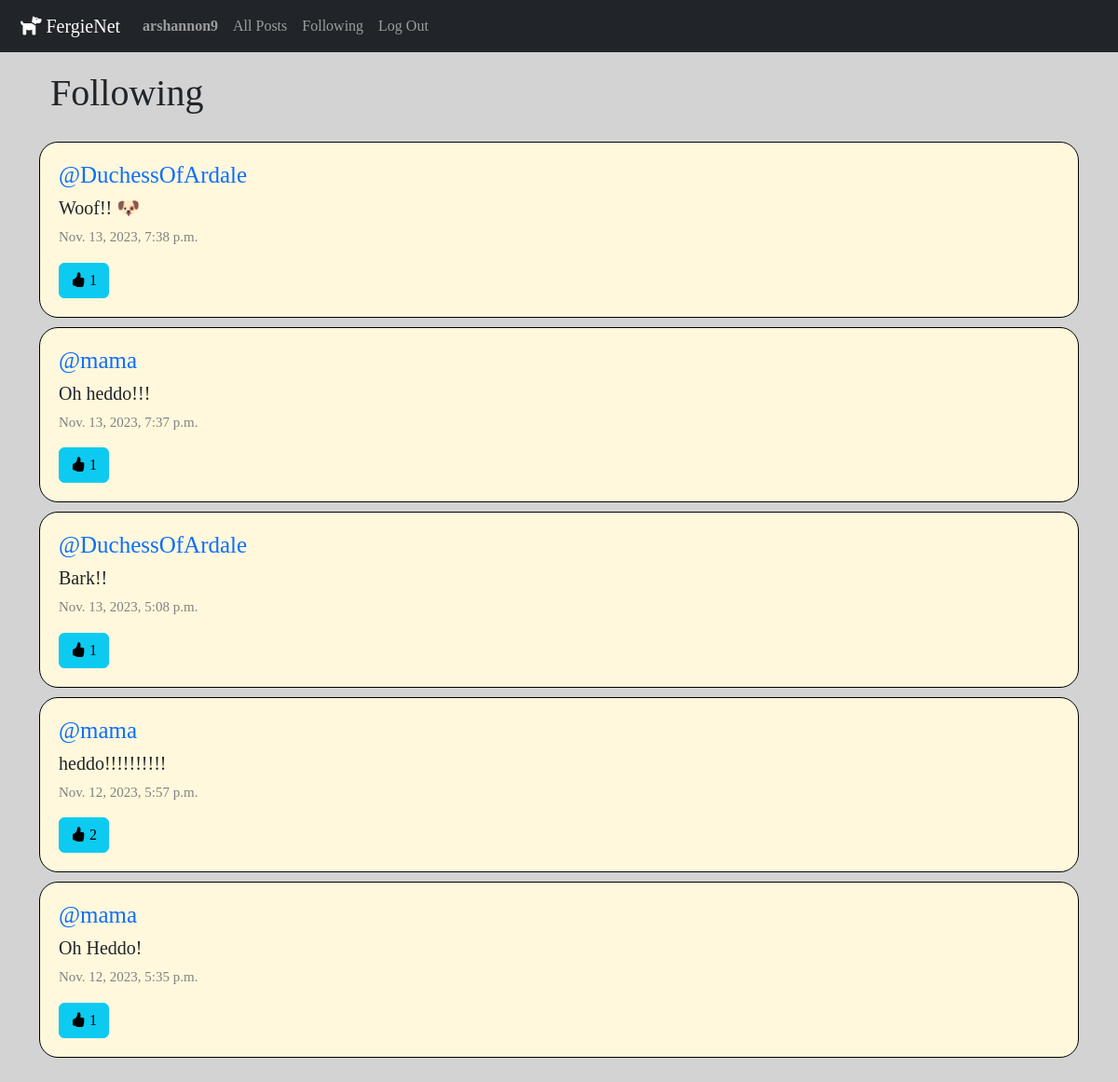
Page /following (signed in) on the committed database.
### network/models.py (models this page shows, shortened)
class User(AbstractUser):
    pass

class Post(models.Model):
    user = models.ForeignKey(User, on_delete=models.CASCADE, related_name='author')
    content = models.CharField(max_length=280)
    date = models.DateTimeField(auto_now_add=True)
    like_count = models.IntegerField(default=0)

### network/views.py (the view)
# urls.py: path("following", views.following, name="following"),
def following(request):
    if request.user.is_authenticated:
        current_user = User.objects.get(pk=request.user.id)
        people_followed = Follow.objects.filter(user_following=current_user)
        all_posts = Post.objects.all().order_by("id").reverse()
        posts_followed = []
        for post in all_posts:
            for person in people_followed:
                if person.user_followed == post.user:
                    posts_followed.append(post)
        paginator = Paginator(posts_followed, 10)
        page_number = request.GET.get("page")
        page_posts = paginator.get_page(page_number)
        all_likes = Like.objects.all()
        user_likes = []
        try:
            for like in all_likes:
                if like.user_liking.id == request.user.id:
                    user_likes.append(like.post_liked.id)
        except:
            user_likes = []
        return render(request, "network/following.html", {
            "page_posts": page_posts,
            "user_likes": user_likes
        })
    else:
        messages.warning(request, "You must be logged in to view that page.")
        return HttpResponseRedirect(reverse("login"))

### network/templates/network/following.html (shortened to what this page needs)
{% extends "network/layout.html" %} {% block body %}
<div class="container-lg page-display">
  <div class="container-lg header">
    <h1>Following</h1>
  </div>
  <div class="following-posts">
    {% for post in page_posts %}
    <div class="container-lg post-display">
      <h5 class="post-user"><a href="{% url 'profile' user_id=post.user.id %}" class="post-user-link">@{{ post.user }}</a></h5>
      <h6 class="post-content">{{ post.content }}</h6>
      <p class="post-date">{{ post.date }}</p>
      <div class="post-buttons">
      {% if user.is_authenticated %}
      <button class="btn btn-info bi bi-hand-thumbs-up-fill" id="{{ post.id }}" onclick="likeHandler({{ post.id }}, {{ user_likes }})"> <span id="like-count-display_{{ post.id }}">{{ post.like_count }}</span></button>
      {% endif %}
      </div>
    </div>
    {% endfor %}
  </div>
</div>
{% endblock %}

### network/templates/network/layout.html (shortened to what this page needs)
{% load static %}
<!DOCTYPE html>
<html lang="en">
  <head>
    <link href="https://cdn.jsdelivr.net/npm/bootstrap@5.3.2/dist/css/bootstrap.min.css" rel="stylesheet">
    <link rel="stylesheet" href="https://cdn.jsdelivr.net/npm/bootstrap-icons@1.11.1/font/bootstrap-icons.css">
    <link href="{% static 'network/styles.css' %}" rel="stylesheet" />
  </head>
  <body>
    <nav class="navbar sticky-top bg-dark navbar-expand-md navbar-dark">
      <div class="navbar-container container-xxl">
          <a class="navbar-brand" href="{% url 'index' %}">
              <i class="fa-solid fa-dog"></i> FergieNet
          </a>
          <div class="collapse navbar-collapse justify-content-start align-center" id="main-nav">
              <ul class="navbar-nav">
                  {% if user.is_authenticated %}
                  <li class="nav-item">
                      <a class="nav-link" href="{% url 'profile' user_id=user.id %}">
                          <strong>{{ user.username }}</strong>
                      </a>
                  </li>
                  <li class="nav-item">
                      <a class="nav-link" href="{% url 'index' %}">All Posts</a>
                  </li>
                  <li class="nav-item">
                      <a class="nav-link" href="{% url 'following' %}">Following</a>
                  </li>
                  <li class="nav-item">
                      <a class="nav-link" href="{% url 'logout' %}">Log Out</a>
                  </li>
                  {% endif %}
              </ul>
          </div>
      </div>
  </nav>
    <div class="body">{% block body %} {% endblock %}</div>
  </body>
</html>

### network/static/network/styles.css (style rules this page uses)
body { font-family: Garamond, serif; overflow: scroll; background-color: lightgray; }
a.post-user-link { text-decoration: none; }
.all-posts, .following-posts { display: flex; justify-content: flex-start; flex-direction: column; }
.header { margin: 20px 0; display: flex; flex-direction: row; justify-content: space-between; }
.navbar { position: sticky; top: 0; padding-left: 10px; }
.new-post-form, .post-display { display: flex; flex-direction: column; justify-content: center; align-items: flex-start; border: 1px solid black; border-radius: 20px; padding: 20px; margin-bottom: 10px; background-color: cornsilk; }
.post-content { font-size: 20px; }
.post-user { font-size: 25px; }
.post-date { font-size: 15px; color: gray; }
.post-buttons { display: flex; flex: row; justify-content: space-between; }

### rows in the picture
User: username "arshannon9"
Post: user "DuchessOfArdale", content "Woof!! 🐶", date "Nov. 13, 2023, 7:38 p.m.", like_count "1"
Post: user "mama", content "Oh heddo!!!", date "Nov. 13, 2023, 7:37 p.m.", like_count "1"
Post: user "DuchessOfArdale", content "Bark!!", date "Nov. 13, 2023, 5:08 p.m.", like_count "1"
Post: user "mama", content "heddo!!!!!!!!!!", date "Nov. 12, 2023, 5:57 p.m.", like_count "2"
Post: user "mama", content "Oh Heddo!", date "Nov. 12, 2023, 5:35 p.m.", like_count "1"
